Frame 1 (no input): blank canvas, image omitted
Frame 60 (the mouse pressed at the canvas centre just before this capture): blank canvas, image omitted
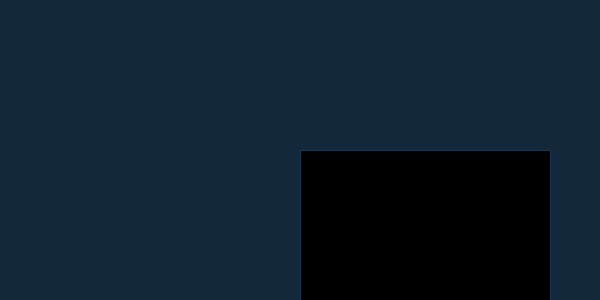
Frame 120 (the mouse held since frame 60 and released just before this capture)

The Processing sketch whose frames 1 and 60 were blank and that drew this single picture after the mouse press (run headless with seeded random() and noise(); from frame 60 on, the mouse is pressed at the canvas centre):

// Processing sketch: processing_2508
// ── processing_2508.pde

boolean isDrawing = false;

void setup(){
 size(600,300);
background(20,40,60);
smooth();
  
};

void draw(){
  if(isDrawing) {
    stroke(24,53,86);
    fill(0,0,0);
    rect(mouseX,mouseY,250,200);
    
      line(150,300,pmouseX,pmouseY,mouseX,mouseY);
      stroke(200,211,59);
      
       }
    
    
  };
  
  void mousePressed(){
    isDrawing=!isDrawing;
  };
